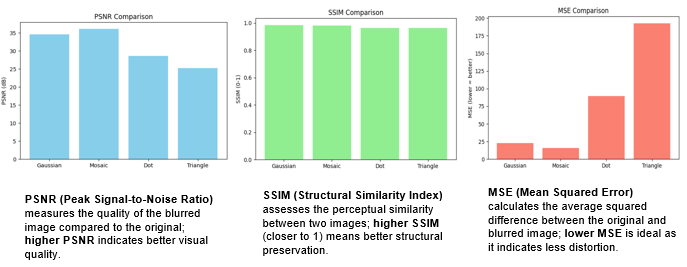
#> input picture assets/evaluation.png, 687 x 267 px
$ python compare_blurs.py --image ../assets/evaluation.png   (older library calls are emulated)
#> lines starting #> are read from the running program, lines starting #| are printed output that depends on the picture
### src/metrics.py
from typing import Dict

import cv2
import numpy as np
from skimage.metrics import peak_signal_noise_ratio, structural_similarity


def mse(original: np.ndarray, processed: np.ndarray) -> float:
    original = original.astype(np.float32)
    processed = processed.astype(np.float32)

    return float(np.mean((original - processed) ** 2))


def psnr(original: np.ndarray, processed: np.ndarray) -> float:
    return float(
        peak_signal_noise_ratio(
            original,
            processed,
            data_range=255,
        )
    )


def ssim(original: np.ndarray, processed: np.ndarray) -> float:
    if original.ndim == 3:
        return float(
            structural_similarity(
                original,
                processed,
                channel_axis=2,
                data_range=255,
            )
        )

    return float(
        structural_similarity(
            original,
            processed,
            data_range=255,
        )
    )


def laplacian_variance(image: np.ndarray) -> float:
    gray = (
        cv2.cvtColor(image, cv2.COLOR_BGR2GRAY)
        if image.ndim == 3
        else image
    )

    return float(
        cv2.Laplacian(gray, cv2.CV_64F).var()
    )


def tenengrad(image: np.ndarray) -> float:
    gray = (
        cv2.cvtColor(image, cv2.COLOR_BGR2GRAY)
        if image.ndim == 3
        else image
    )

    gx = cv2.Sobel(
        gray,
        cv2.CV_64F,
        1,
        0,
        ksize=3,
    )

    gy = cv2.Sobel(
        gray,
        cv2.CV_64F,
        0,
        1,
        ksize=3,
    )

    return float(np.mean(gx * gx + gy * gy))


def brenner(image: np.ndarray) -> float:
    gray = (
        cv2.cvtColor(image, cv2.COLOR_BGR2GRAY)
        if image.ndim == 3
        else image
    )

    diff = (
        gray[:, 2:].astype(np.float32)
        - gray[:, :-2].astype(np.float32)
    )

    return float(np.mean(diff * diff))


def evaluate_pair(
    original: np.ndarray,
    processed: np.ndarray,
) -> Dict[str, float]:
    return {
        "mse": mse(original, processed),
        "psnr": psnr(original, processed),
        "ssim": ssim(original, processed),
        "laplacian_variance": laplacian_variance(processed),
        "tenengrad": tenengrad(processed),
        "brenner": brenner(processed),
    }

### src/blur.py
import cv2
import numpy as np


def _odd(value: int) -> int:
    value = max(3, int(value))
    return value if value % 2 else value + 1


def gaussian_blur(face: np.ndarray, strength: int = 31) -> np.ndarray:
    k = _odd(strength)
    return cv2.GaussianBlur(face, (k, k), 0)


def mosaic_blur(face: np.ndarray, block_size: int = 12) -> np.ndarray:
    h, w = face.shape[:2]
    small_w = max(1, w // block_size)
    small_h = max(1, h // block_size)

    small = cv2.resize(
        face,
        (small_w, small_h),
        interpolation=cv2.INTER_LINEAR,
    )
    return cv2.resize(
        small,
        (w, h),
        interpolation=cv2.INTER_NEAREST,
    )


def dot_blur(face: np.ndarray, strength: int = 9) -> np.ndarray:
    # Circular/dot-shaped custom averaging kernel using OpenCV filtering.
    k = _odd(strength)
    kernel = np.zeros((k, k), dtype=np.float32)

    center = k // 2
    yy, xx = np.ogrid[:k, :k]
    radius = max(1, k // 3)
    mask = (xx - center) ** 2 + (yy - center) ** 2 <= radius ** 2

    kernel[mask] = 1.0 / np.count_nonzero(mask)
    return cv2.filter2D(face, -1, kernel)


def triangle_blur(face: np.ndarray, strength: int = 15) -> np.ndarray:
    # Triangular weighted kernel for a smooth custom blur.
    k = _odd(strength)
    kernel_1d = np.bartlett(k).astype(np.float32)

    if kernel_1d.sum() == 0:
        kernel_1d[:] = 1.0

    kernel_1d /= kernel_1d.sum()
    kernel = np.outer(kernel_1d, kernel_1d)

    return cv2.filter2D(face, -1, kernel)


def apply_blur(
    face: np.ndarray,
    method: str = "gaussian",
    strength: int = 31,
    mosaic_block_size: int = 12,
) -> np.ndarray:
    method = method.lower()

    if method == "gaussian":
        return gaussian_blur(face, strength)

    if method == "mosaic":
        return mosaic_blur(face, mosaic_block_size)

    if method == "dot":
        return dot_blur(face, strength)

    if method == "triangle":
        return triangle_blur(face, strength)

    raise ValueError(f"Unknown blur method: {method}")

### scripts/compare_blurs.py
import argparse
import json
from pathlib import Path

import cv2

from src.blur import apply_blur
from src.metrics import evaluate_pair


def main():
    parser = argparse.ArgumentParser(
        description=(
            "Compare Gaussian, Mosaic, Dot and "
            "Triangle blur on one image."
        )
    )

    parser.add_argument(
        "--image",
        required=True,
        help="Face crop or sample image",
    )

    parser.add_argument(
        "--output-dir",
        default=(
            "results/"
            "blur_comparison"
        ),
    )

    parser.add_argument(
        "--strength",
        type=int,
        default=31,
    )

    parser.add_argument(
        "--mosaic-block-size",
        type=int,
        default=12,
    )

    args = parser.parse_args()

    image = cv2.imread(
        args.image
    )
#> image is the input picture: shape (267, 687, 3); mean B, G, R 222.9, 231.2, 219.3

    if image is None:
        raise FileNotFoundError(
            args.image
        )

    out_dir = Path(
        args.output_dir
    )
    out_dir.mkdir(
        parents=True,
        exist_ok=True,
    )

    results = {}

    for method in [
        "gaussian",
        "mosaic",
        "dot",
        "triangle",
    ]:
        blurred = apply_blur(
            image,
            method=method,
            strength=args.strength,
            mosaic_block_size=(
                args.mosaic_block_size
            ),
        )

        cv2.imwrite(
            str(
                out_dir
                / f"{method}.png"
            ),
            blurred,
        )

        results[method] = evaluate_pair(
            image,
            blurred,
        )
#> this loop made 4 passes
#> pass 1, in main, `blurred = apply_blur( image, method=method, strength=args.strength, mo..`:
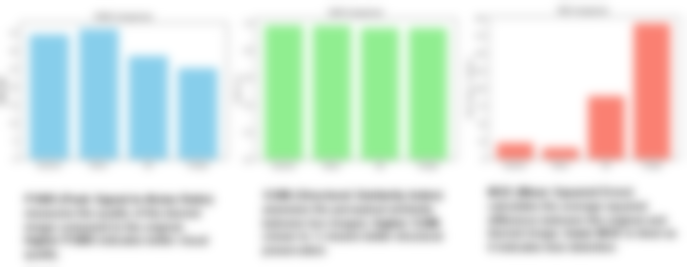
#> blurred: shape (267, 687, 3); mean B, G, R 222.9, 231.2, 219.3
#> pass 1, in laplacian_variance, `gray = ( cv2.cvtColor(image, cv2.COLOR_BGR2GRAY) if image.ndim == 3 el..`:
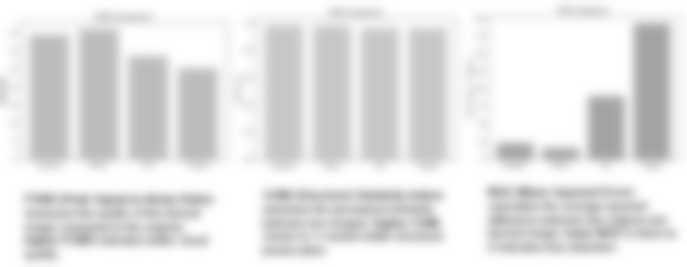
#> gray: shape (267, 687); min 163, max 255, mean 226.7
#> after the loop, results = 4 items

    (out_dir / "metrics.json").write_text(
        json.dumps(
            results,
            indent=2,
        ),
        encoding="utf-8",
    )

    print(
        json.dumps(
            results,
            indent=2,
        )
    )
#> (printed output is left out)


if __name__ == "__main__":
    main()
